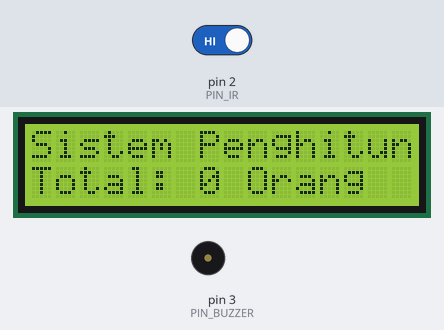
Simulated run of this sketch. Board: Arduino Uno, built with avr-gcc and run on an emulated ATmega328P. Shown: 16×2 character LCD, buzzer (waves = sounding, pin HIGH). The test bench sets the inputs (shaded band); at power-on: pin 2 (PIN_IR) HIGH. What the sketch prints to the serial monitor is not drawn.

Above: at 1.2 s.
1.3 s: pin 2 (PIN_IR) driven LOW
At 1.8 s:
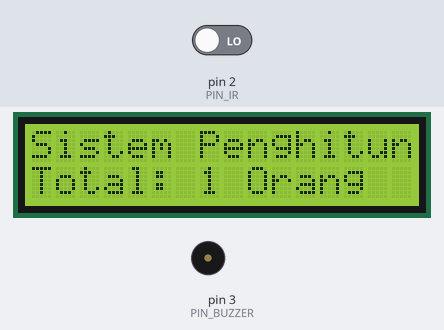
2.9 s: pin 2 (PIN_IR) driven HIGH
4.4 s: pin 2 (PIN_IR) driven LOW
At 5.4 s:
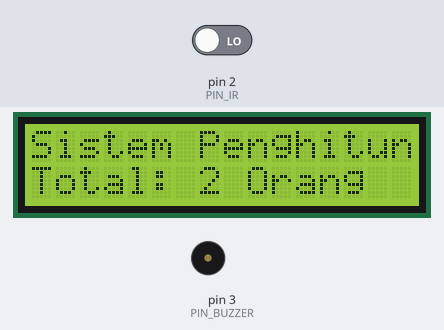
Timing chart, 0 to 7.4 s (numbered marks = the images above; inputs shaded):
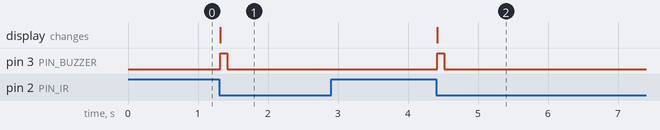

The sketch:

Smart_Visitor_Counter.ino
```cpp
/*
 * PROJECT: Smart Visitor Counter
 * HARDWARE: Arduino Uno + IR Sensor (FC-51) + LCD I2C + Active Buzzer
 * LOGIC: State Change Detection (Mencegah multiple-counting)
 */

#include <Wire.h>
#include <LiquidCrystal_I2C.h>

// --- KONFIGURASI PIN ---
#define PIN_IR 2
#define PIN_BUZZER 3

// --- KONFIGURASI LCD ---
LiquidCrystal_I2C lcd(0x27, 16, 2); // Coba 0x3F jika 0x27 tidak muncul

// --- VARIABEL GLOBAL ---
int jumlahPengunjung = 0;
int statusSensorSaatIni = 0;
int statusSensorSebelumnya = HIGH; // Awalnya HIGH (Tidak ada objek)

void setup() {
  Serial.begin(9600);

  pinMode(PIN_IR, INPUT);
  pinMode(PIN_BUZZER, OUTPUT);

  // Matikan buzzer di awal
  digitalWrite(PIN_BUZZER, LOW);

  // Inisialisasi LCD
  lcd.init();
  lcd.backlight();

  // Tampilan Awal Layar
  lcd.setCursor(0, 0);
  lcd.print("Sistem Penghitung");
  lcd.setCursor(0, 1);
  lcd.print("Total: 0 Orang");
}

void loop() {
  // 1. Baca data dari sensor IR
  // Ingat: Modul IR FC-51 bersifat Active LOW (LOW = Ada Objek, HIGH = Kosong)
  statusSensorSaatIni = digitalRead(PIN_IR);

  // 2. LOGIKA STATE CHANGE (Deteksi Perubahan)
  // Cek apakah status saat ini BERBEDA dengan status sebelumnya?
  if (statusSensorSaatIni != statusSensorSebelumnya) {

    // Jika berubah, cek apakah perubahannya adalah menjadi LOW (Objek datang)?
    if (statusSensorSaatIni == LOW) {

      jumlahPengunjung++;

      // Update tampilan LCD
      updateLCD();

      // Bunyikan Buzzer (Bunyi "Beep" pendek)
      digitalWrite(PIN_BUZZER, HIGH);
      delay(100); // Buzzer nyala 100 milidetik
      digitalWrite(PIN_BUZZER, LOW);

      Serial.print("Pengunjung masuk. Total: ");
      Serial.println(jumlahPengunjung);
    }
    else {
      // Logika saat objek pergi (kembali ke HIGH)
      // Kita tidak melakukan perhitungan, biarkan saja
      Serial.println("Pengunjung melewati sensor...");
    }

    //  Delay kecil untuk "Debouncing" (menghilangkan noise sinyal)
    delay(50);
  }

  // 3. Update status sebelumnya dengan status saat ini untuk loop berikutnya
  statusSensorSebelumnya = statusSensorSaatIni;
}

// --- FUNGSI CUSTOM ---
void updateLCD() {
  // Hanya menghapus baris kedua agar layar tidak berkedip (flicker) parah
  lcd.setCursor(7, 1);
  lcd.print("         "); // Menimpa dengan spasi kosong untuk hapus angka lama

  lcd.setCursor(7, 1);
  lcd.print(jumlahPengunjung);
  lcd.print(" Orang");
}
```

Measured:
- after the input at 1.3 s, pin 3 (PIN_BUZZER): LOW → HIGH at once, → LOW 0.10 s later; the display: changes at once (image 1)
- after the input at 2.9 s, every drawn part: stays the same
- after the input at 4.4 s, pin 3 (PIN_BUZZER): LOW → HIGH at once, → LOW 0.10 s later; the display: changes at once (image 2)
